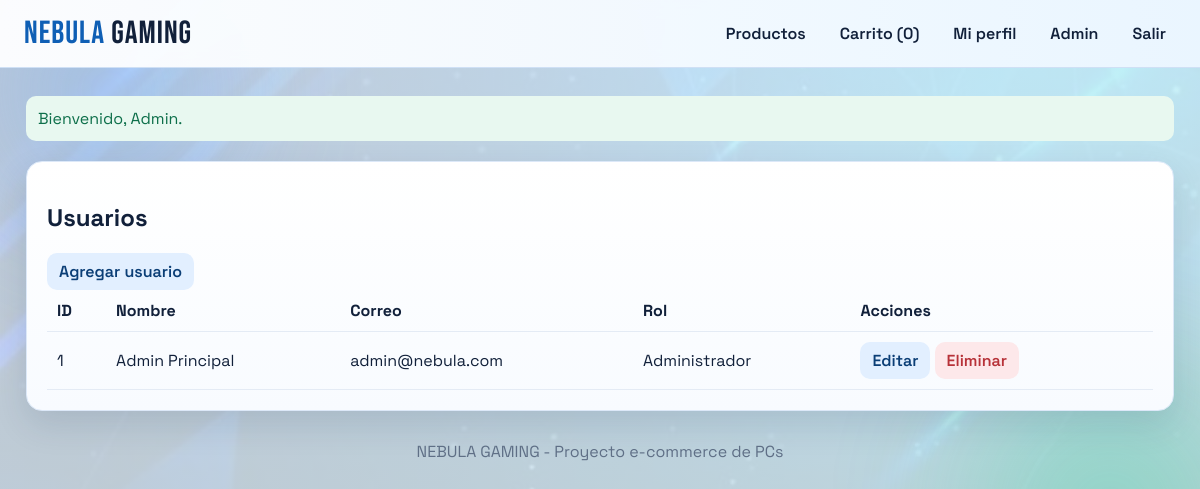
/admin/users.php (signed in), run on the app's committed database.
### tables this page shows
CREATE TABLE IF NOT EXISTS usuarios (
    id INT AUTO_INCREMENT PRIMARY KEY,
    nombre VARCHAR(100) NOT NULL,
    apellido VARCHAR(100) NOT NULL,
    correo VARCHAR(150) NOT NULL UNIQUE,
    contrasena VARCHAR(255) NOT NULL,
    es_admin TINYINT(1) NOT NULL DEFAULT 0,
    created_at TIMESTAMP DEFAULT CURRENT_TIMESTAMP
);

### includes/auth.php (called while the page is built, shortened)
<?php
function db(): PDO
{
    static $pdo = null;
    if ($pdo === null) {
        $database = new Database();
        $pdo = $database->connect();
    }
    return $pdo;
}
function e(string $value): string
{
    return htmlspecialchars($value, ENT_QUOTES, 'UTF-8');
}

### admin/users.php (the view, shortened to what this page needs)
<?php
require_once __DIR__ . '/../includes/layout.php';
$stmt = db()->query('SELECT id, nombre, apellido, correo, es_admin FROM usuarios ORDER BY id DESC');
$users = $stmt->fetchAll();
?>
<section class="panel">
    <h2>Usuarios</h2>
    <a class="btn-link" href="user_form.php">Agregar usuario</a>
    <div class="table-wrap">
        <table>
            <thead>
                <tr>
                    <th>ID</th>
                    <th>Nombre</th>
                    <th>Correo</th>
                    <th>Rol</th>
                    <th>Acciones</th>
                </tr>
            </thead>
            <tbody>
                <?php foreach ($users as $usr): ?>
                    <tr>
                        <td><?= (int)$usr['id'] ?></td>
                        <td><?= e($usr['nombre'] . ' ' . $usr['apellido']) ?></td>
                        <td><?= e($usr['correo']) ?></td>
                        <td><?= (int)$usr['es_admin'] === 1 ? 'Administrador' : 'Usuario' ?></td>
                        <td>
                            <a class="btn-link" href="user_form.php?id=<?= (int)$usr['id'] ?>">Editar</a>
                            <a class="btn-link danger" href="user_delete.php?id=<?= (int)$usr['id'] ?>" onclick="return confirm('Seguro que deseas eliminar este usuario?');">Eliminar</a>
                        </td>
                    </tr>
                <?php endforeach; ?>
            </tbody>
        </table>
    </div>
</section>

### styles.css (style rules this page uses)
:root { --bg: #eef3f9; --surface: #ffffff; --primary: #0f5fb5; --primary-dark: #0b3e76; --accent: #16b67f; --text: #11203a; --muted: #5f6f86; --success: #1f9d6b; --danger: #b73239; --radius: 16px; --shadow: 0 14px 34px rgba(13, 42, 78, 0.12); }
* { box-sizing: border-box; }
body { margin: 0; font-family: 'Space Grotesk', sans-serif; color: var(--text); background: linear-gradient(145deg, rgba(233, 244, 255, 0.82), rgba(223, 244, 237, 0.84)), url('assets/fondo.jpg') center top / cover fixed no-repeat, radial-gradient(circle at 10% 10%, rgba(14, 77, 146, 0.24), transparent 40%), radial-gradient(circle at 85% 0%, rgba(31, 157, 107, 0.24), transparent 36%), var(--bg); min-height: 100vh; position: relative; overflow-x: hidden; }
body::before, body::after { content: ''; position: fixed; z-index: -1; border-radius: 50%; filter: blur(60px); opacity: 0.42; pointer-events: none; }
body::before { width: 360px; height: 360px; top: -90px; left: -70px; background: radial-gradient(circle, #60a5fa 0%, transparent 70%); animation: blobMoveOne 10s ease-in-out infinite alternate; }
body::after { width: 420px; height: 420px; right: -120px; bottom: 10%; background: radial-gradient(circle, #34d399 0%, transparent 70%); animation: blobMoveTwo 12s ease-in-out infinite alternate; }
.panel { margin-top: 20px; background: linear-gradient(180deg, #ffffff, #f8fbff); border-radius: var(--radius); padding: 20px; box-shadow: var(--shadow); border: 1px solid #dce8f8; }
.btn-link { display: inline-block; text-decoration: none; background: #e2efff; color: var(--primary-dark); padding: 8px 12px; border-radius: 10px; font-weight: 600; }
.btn-link.danger { color: var(--danger); background: #fde8ea; }
.table-wrap { overflow-x: auto; }
table { width: 100%; border-collapse: collapse; }
th, td { border-bottom: 1px solid #e4ebf5; text-align: left; padding: 10px; }

### data on the page
usuarios: id "1", nombre+apellido "Admin Principal", correo "admin@nebula.com", es_admin "Administrador"

### other printed values
$cartCount "0"
$success "Bienvenido, Admin."
